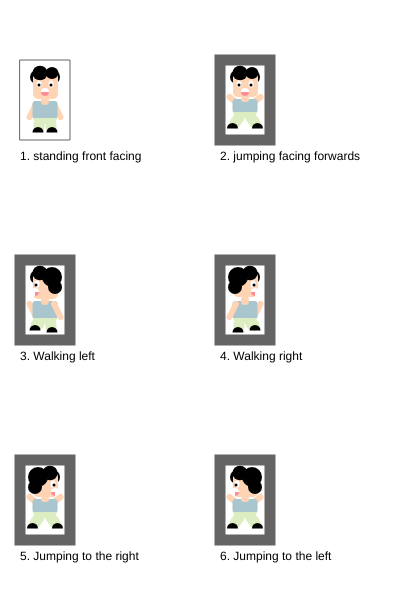
Frame 1 (no input)
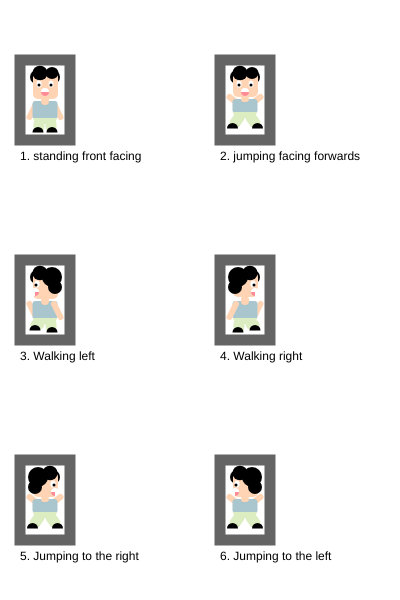
Frame 60 (no input)
Frame 120 (the mouse pressed at the canvas centre since frame 60): identical to frame 60, image omitted

The p5.js sketch that drew these frames (run headless with seeded random() and noise() and a simulated clock; from frame 60 on, the mouse is pressed at the canvas centre):

// p5.js sketch
// ── sketch.js
/*

The Game Project

2 - Game character

Use p5 drawing functions such as rect, ellipse, line, triangle and
point to draw the different states of your game character.

Write the code so that your character appears inside the box for each
state.

IMPORTANT: For each box the variables gameChar_x & gameChar_y are set to the bottom
center of the box. You must combine these variables with arithmetic to
determine the position of each shape that you draw. This will later allow
you to adjust the position of your game character.

Each state is worth two marks:

//standing front facing = 2
//jumping facing forwards = 2
//walking left = 2
//walking right = 2
//jumping left and jumping right = 2

0 marks = not a reasonable attempt
1 mark = attempted but it lacks detail and you didn't use gameChar_x and gameChar_y correctly
2 marks = you've used a selction of shape functions and made consistent use of gameChar_x and gameChar_y

WARNING: Do not get too carried away. If you're character takes more than 5 lines
of code to draw then you've probably over done it.

** Only submit your sketch.js **

*/

var gameChar_x = 0;
var gameChar_y = 0;

function setup()
{
	createCanvas(400, 600);
}

function draw()
{
	background(255);

	//Standing, facing frontwards

	stroke(100);
	noFill();
	rect(20, 60, 50, 80);
	noStroke();
	fill(0);
	text("1. standing front facing", 20, 160);

	gameChar_x = 45;
	gameChar_y = 137;
	//Add your code here ...
    //hair1
    fill(0);
    ellipse(gameChar_x-8,
            gameChar_y-60,
            14,14);
    
    //hair2
    fill(0);
    ellipse(gameChar_x+8,
            gameChar_y-60,
            14,14);
    
    //face
    fill(255,212,180);
    rect(gameChar_x-12,
         gameChar_y-65,
         25,27,
         5);
    
    //hair3
    fill(0);
    ellipse(gameChar_x-5,
            gameChar_y-64,        
            15,14.5);
    
    //hair4
    fill(0);
    ellipse(gameChar_x+7,
            gameChar_y-64,
            13,12);
    
    //eye left
    fill(255);
    ellipse(gameChar_x-6,
            gameChar_y-53,
            5,7);
    
    //eye ball left
    fill(0);
    ellipse(gameChar_x-6,
            gameChar_y-52,
            3,3);

    //left right
    fill(255);
    ellipse(gameChar_x+6,
            gameChar_y-53,
            5,7);
    
    //eye ball right
    fill(0);
    ellipse(gameChar_x+6,
            gameChar_y-52,
            3,3);
    
    //mouth
    fill(255);
    ellipse(gameChar_x,
            gameChar_y-45,
            8,8);
    
    //tougn
    fill(255,139,148);
    arc(gameChar_x,
        gameChar_y-45,
        8,8,
        TWO_PI,PI);   
    
    //left hand
    stroke(255,212,180);
    strokeWeight(6);
    line(gameChar_x-9,
         gameChar_y-33,
         gameChar_x-15.5,
         gameChar_y-20);
    noStroke();
    
    //right hand
    stroke(255,212,180);
    strokeWeight(6);
    line(gameChar_x+9,
         gameChar_y-33,
         gameChar_x+15.5,
         gameChar_y-20);
    noStroke();
    
    //body
    fill(169,198,206);
    rect(gameChar_x-12.5
         ,gameChar_y-36,
         25,18, 
         3);
    
    //neck
    fill(255,212,180);
    rect(gameChar_x-4,
         gameChar_y-41,
         8,9,
         180);
    
    //pants
    fill(220,237,193);
    arc(gameChar_x,
        gameChar_y-19,
        24,12,
        TWO_PI,PI)
    
    //leg left
    stroke(220,237,193);
    strokeWeight(11);
    line(gameChar_x-6,
         gameChar_y-13,
         gameChar_x-6,
         gameChar_y-10);
    noStroke();
    
    //leg right
    stroke(220,237,193);
    strokeWeight(11);
    line(gameChar_x+6,
         gameChar_y-13,
         gameChar_x+6,
         gameChar_y-10);
    noStroke();
    
    //shoe left
    fill(0);
    arc(gameChar_x-7,
        gameChar_y-4.5,
        11,11,
        PI,TWO_PI);
        noStroke();
    
    //shoe right
    fill(0);
    arc(gameChar_x+7,
        gameChar_y-4.5,
        11,11,
        PI,TWO_PI);
        noStroke();
    
//___________________________________________________________
	//Jumping facing forwards
	stroke(100);
	noFill();
	rect(220, 60, 50, 80);
	noStroke();
	fill(0);
	text("2. jumping facing forwards", 220, 160);

	gameChar_x = 245;
	gameChar_y = 137;
	//Add your code here ...
    //hair1
    fill(0);
    ellipse(gameChar_x-8,
            gameChar_y-60,
            14,14);
    
    //hair2
    fill(0);
    ellipse(gameChar_x+8,
            gameChar_y-60,
            14,14);
    
    //face
    fill(255,212,180);
    rect(gameChar_x-12,
         gameChar_y-65,
         25,25,
         5);
    
    //hair3
    fill(0);
    ellipse(gameChar_x-5,
            gameChar_y-64,        
            15,14.5);
    
    //hair4
    fill(0);
    ellipse(gameChar_x+7,
            gameChar_y-64,
            13,12);
    
    //eye left
    fill(255);
    ellipse(gameChar_x-6,
            gameChar_y-53,
            5,7);
    
    //eye ball left
    fill(0);
    ellipse(gameChar_x-6,
            gameChar_y-52,
            3,3);

    //left right
    fill(255);
    ellipse(gameChar_x+6,
            gameChar_y-53,
            5,7);
    
    //eye ball right
    fill(0);
    ellipse(gameChar_x+6,
            gameChar_y-52,
            3,3);
    
    //mouth
    fill(255);
    ellipse(gameChar_x,
            gameChar_y-45,
            8,8);
    
    //tougn
    fill(255,139,148);
    arc(gameChar_x,
        gameChar_y-45,
        8,8,
        TWO_PI,PI);   
    
    //left hand
    stroke(255,212,180);
    strokeWeight(6);
    line(gameChar_x-9,
         gameChar_y-35,
         gameChar_x-15.5,
         gameChar_y-40);
    noStroke();
    
    //right hand
    stroke(255,212,180);
    strokeWeight(6);
    line(gameChar_x+9,
         gameChar_y-35,
         gameChar_x+15.5,
         gameChar_y-40);
    
    noStroke();
    
    //body
    fill(169,198,206);
    rect(gameChar_x-12.5
         ,gameChar_y-38,
         25,14, 
         3);
    
    //neck
    fill(255,212,180);
    rect(gameChar_x-4,
         gameChar_y-41.1,
         8,6,
         180);
    
    //pants
    fill(220,237,193);
    arc(gameChar_x,
        gameChar_y-25,
        24,12,
        TWO_PI,PI)
    
    //leg left
    stroke(220,237,193);
    strokeWeight(11);
    line(gameChar_x-6,
         gameChar_y-19.5,
         gameChar_x-10,
         gameChar_y-14);
    noStroke();

    //leg right
    stroke(220,237,193);
    strokeWeight(11);
    line(gameChar_x+6,
         gameChar_y-19.5,
         gameChar_x+10,
         gameChar_y-14);
    noStroke();
    
    //shoe left
    fill(0);
    arc(gameChar_x-12.5,
        gameChar_y-8.5,
        11,11,
        PI,TWO_PI);
        noStroke();
    
    //shoe right
    fill(0);
    arc(gameChar_x+12.5,
        gameChar_y-8.5,
        11,11,
        PI,TWO_PI);
        noStroke();

//___________________________________________________________
	//Walking, turned left
	stroke(100);
	noFill();
	rect(20, 260, 50, 80);
	noStroke();
	fill(0);
	text("3. Walking left", 20, 360);

	gameChar_x = 45;
	gameChar_y = 337;
	//Add your code here ...
    //hair1
    fill(0);
    ellipse(gameChar_x-8,
            gameChar_y-60,
            14,14);
    
    //face
    fill(255,212,180);
    rect(gameChar_x-12,
         gameChar_y-65,
         25,27,
         5);
    
    //hair2
    fill(0);
    ellipse(gameChar_x+10,
            gameChar_y-50,
            14,14);
    
    //hair3
    fill(0);
    ellipse(gameChar_x-5,
            gameChar_y-64,        
            15,14.5);
    
    //hair4
    fill(0);
    ellipse(gameChar_x+7,
            gameChar_y-60,
            20,20);
    
    //eye left
    fill(255);
    ellipse(gameChar_x-8,
            gameChar_y-53,
            5,7);
    
    //eye ball left
    fill(0);
    ellipse(gameChar_x-9,
            gameChar_y-52,
            3,3);
    
    //mouth
    fill(255);
    ellipse(gameChar_x-10,
            gameChar_y-45,
            8,8);
    
    //tougn
    fill(255,139,148);
    arc(gameChar_x-10,
        gameChar_y-45,
        8,8,
        0, HALF_PI);   
    
    //left hand
    stroke(255,212,180);
    strokeWeight(6);
    line(gameChar_x-15.5,
         gameChar_y-33,
         gameChar_x-9,
         gameChar_y-20);
    noStroke();
    
    //body
    fill(169,198,206);
    rect(gameChar_x-12.5
         ,gameChar_y-36,
         25,18, 
         3);
    
    //right hand
    stroke(255,212,180);
    strokeWeight(6);
    line(gameChar_x+9,
         gameChar_y-33,
         gameChar_x+15.5,
         gameChar_y-20);
    noStroke();
    
    //neck
    fill(255,212,180);
    rect(gameChar_x-4,
         gameChar_y-41,
         8,9,
         180);
    
    //pants
    fill(220,237,193);
    arc(gameChar_x,
        gameChar_y-19,
        24,12,
        TWO_PI,PI)
    
    //leg left
    stroke(220,237,193);
    strokeWeight(11);
    line(gameChar_x-6,
         gameChar_y-13,
         gameChar_x-9,
         gameChar_y-12);
    noStroke();
    
    //leg right
    stroke(220,237,193);
    strokeWeight(11);
    line(gameChar_x+6,
         gameChar_y-13,
         gameChar_x+6,
         gameChar_y-10);
    noStroke();
    
    //shoe left
    fill(0);
    arc(gameChar_x-10,
        gameChar_y-6.5,    
        11,11,
        PI,TWO_PI);
        noStroke();
    
    //shoe right
    fill(0);
    arc(gameChar_x+7,
        gameChar_y-4.5,
        11,11,
        PI,TWO_PI);
        noStroke();
    
//___________________________________________________________
	//Walking, turned right
	stroke(100);
	noFill();
	rect(220, 260, 50, 80);
	noStroke();
	fill(0);
	text("4. Walking right", 220, 360);

	gameChar_x = 245;
	gameChar_y = 337;
	//Add your code here ...
    //hair1
    fill(0);
    ellipse(gameChar_x+8,
            gameChar_y-60,
            14,14);
    
    //face
    fill(255,212,180);
    rect(gameChar_x-12,
         gameChar_y-65,
         25,25,
         5);

    //hair2
    fill(0);
    ellipse(gameChar_x-10,
            gameChar_y-50,
            14,14);
    
    //hair3
    fill(0);
    ellipse(gameChar_x+5,
            gameChar_y-64,   
            15,14.5);
    
    //hair4
    fill(0);
    ellipse(gameChar_x-7,
            gameChar_y-60,
            20,20);
    
    //eye left
    fill(255);
    ellipse(gameChar_x+8,
            gameChar_y-53,
            5,7);
    
    //eye ball left
    fill(0);
    ellipse(gameChar_x+9,
            gameChar_y-52,
            3,3);
    
    //mouth
    fill(255);
    ellipse(gameChar_x+10,
            gameChar_y-45,
            8,8);
    
    //tougn
    fill(255,139,148);
    arc(gameChar_x+10,
        gameChar_y-45,
        8,8,
        HALF_PI, PI); 
    
    //right hand
    stroke(255,212,180);
    strokeWeight(6);
    line(gameChar_x+15.5,
         gameChar_y-33,
         gameChar_x+9,
         gameChar_y-20);
    noStroke();
    
//        //right hand
//    stroke(255,212,180);
//    strokeWeight(6);
//    line(gameChar_x+9,
//         gameChar_y-33,
//         gameChar_x+15.5,
//         gameChar_y-20);
//    noStroke();
    
    //body
    fill(169,198,206);
    rect(gameChar_x-12.5
         ,gameChar_y-36,
         25,18, 
         3);
    
    //left hand
    stroke(255,212,180);
    strokeWeight(6);
    line(gameChar_x-9,
         gameChar_y-33,
         gameChar_x-15.5,
         gameChar_y-20);
    noStroke();
    
//        //left hand
//    stroke(255,212,180);
//    strokeWeight(6);
//    line(gameChar_x-15.5,
//         gameChar_y-33,
//         gameChar_x-9,
//         gameChar_y-20);
//    noStroke();
    
    
    //neck
    fill(255,212,180);
    rect(gameChar_x-4,
         gameChar_y-41,
         8,9,
         180);
    
    //pants
    fill(220,237,193);
    arc(gameChar_x,
        gameChar_y-19,
        24,12,
        TWO_PI,PI)
    
    //leg left
    stroke(220,237,193);
    strokeWeight(11);
    line(gameChar_x-6,
         gameChar_y-13,
         gameChar_x-6,
         gameChar_y-10);
    noStroke();
    
//        stroke(220,237,193);
//    strokeWeight(11);
//    line(gameChar_x-6,
//         gameChar_y-13,
//         gameChar_x-9,
//         gameChar_y-12);
//    noStroke();
    
    //leg right
    stroke(220,237,193);
    strokeWeight(11);
    line(gameChar_x+6,
         gameChar_y-13,
         gameChar_x+9,
         gameChar_y-12);
    noStroke();
    
    //shoe left
    fill(0);
    arc(gameChar_x-7,
        gameChar_y-4.5,    
        11,11,
        PI,TWO_PI);
        noStroke();
    
//    fill(0);
//    arc(gameChar_x-10,
//        gameChar_y-6.5,    
//        11,11,
//        PI,TWO_PI);
//        noStroke();
    
    //shoe right
    fill(0);
    arc(gameChar_x+10,
        gameChar_y-6.5,
        11,11,
        PI,TWO_PI);
        noStroke();

//___________________________________________________________
	//Jumping right
	stroke(100);
	noFill();
	rect(20, 460, 50, 80);
	noStroke();
	fill(0);
	text("5. Jumping to the right", 20, 560);

	gameChar_x = 45;
	gameChar_y = 537;
	//Add your code here ...
    //hair1
    fill(0);
    ellipse(gameChar_x+8,
            gameChar_y-60,
            14,14);
    
    //face
    fill(255,212,180);
    rect(gameChar_x-12,
         gameChar_y-65,
         25,25,
         5);
    
    //hair2
    fill(0);
    ellipse(gameChar_x-10,
            gameChar_y-50,
            14,14);
    
    //hair3
    fill(0);
    ellipse(gameChar_x+5,
            gameChar_y-64,   
            15,14.5);
    
    //hair4
    fill(0);
    ellipse(gameChar_x-7,
            gameChar_y-60,
            20,20);
    
    //eye left
    fill(255);
    ellipse(gameChar_x+8,
            gameChar_y-53,
            5,7);
    
    //eye ball left
    fill(0);
    ellipse(gameChar_x+9,
            gameChar_y-52,
            3,3);
    
    //mouth
    fill(255);
    ellipse(gameChar_x+10,
            gameChar_y-45,
            8,8);
    
    //tougn
    fill(255,139,148);
    arc(gameChar_x+10,
        gameChar_y-45,
        8,8,
        HALF_PI, PI); 
    
    //left hand
    stroke(255,212,180);
    strokeWeight(6);
    line(gameChar_x-9,
         gameChar_y-35,
         gameChar_x-15.5,
         gameChar_y-40);
    noStroke();
    
    //right hand
    stroke(255,212,180);
    strokeWeight(6);
    line(gameChar_x+9,
         gameChar_y-35,
         gameChar_x+15.5,
         gameChar_y-40);
    noStroke();
    
    //body
    fill(169,198,206);
    rect(gameChar_x-12.5
         ,gameChar_y-38,
         25,14, 
         3);
    
    //neck
    fill(255,212,180);
    rect(gameChar_x-4,
         gameChar_y-41.1,
         8,6,
         180);
    
    //pants
    fill(220,237,193);
    arc(gameChar_x,
        gameChar_y-25,
        24,12,
        TWO_PI,PI)
    
    //leg left
    stroke(220,237,193);
    strokeWeight(11);
    line(gameChar_x-6,
         gameChar_y-19.5,
         gameChar_x-10,
         gameChar_y-14);
    noStroke();

    //leg right
    stroke(220,237,193);
    strokeWeight(11);
    line(gameChar_x+6,
         gameChar_y-19.5,
         gameChar_x+10,
         gameChar_y-14);
    noStroke();
    
    //shoe left
    fill(0);
    arc(gameChar_x-12.5,
        gameChar_y-8.5,
        11,11,
        PI,TWO_PI);
        noStroke();
    
    //shoe right
    fill(0);
    arc(gameChar_x+12.5,
        gameChar_y-8.5,
        11,11,
        PI,TWO_PI);
        noStroke();
    
//___________________________________________________________
	//Jumping to the left
	stroke(100);
	noFill();
	rect(220, 460, 50, 80);
	noStroke();
	fill(0);
	text("6. Jumping to the left", 220, 560);

	gameChar_x = 245;
	gameChar_y = 537;
	//Add your code here ...
    //hair1
    fill(0);
    ellipse(gameChar_x-8,
            gameChar_y-60,
            14,14);
    
    //face
    fill(255,212,180);
    rect(gameChar_x-12,
         gameChar_y-65,
         25,25,
         5);
    
    //hair2
    fill(0);
    ellipse(gameChar_x+10,
            gameChar_y-50,
            14,14);
    
    //hair3
    fill(0);
    ellipse(gameChar_x-5,
            gameChar_y-64,        
            15,14.5);
    
    //hair4
    fill(0);
    ellipse(gameChar_x+7,
            gameChar_y-60,
            20,20);
    
    //eye left
    fill(255);
    ellipse(gameChar_x-8,
            gameChar_y-53,
            5,7);
    
    //eye ball left
    fill(0);
    ellipse(gameChar_x-9,
            gameChar_y-52,
            3,3);
    
    //mouth
    fill(255);
    ellipse(gameChar_x-10,
            gameChar_y-45,
            8,8);
    
    //tougn
    fill(255,139,148);
    arc(gameChar_x-10,
        gameChar_y-45,
        8,8,
        0, HALF_PI);   
    
    //left hand
    stroke(255,212,180);
    strokeWeight(6);
    line(gameChar_x-9,
         gameChar_y-35,
         gameChar_x-15.5,
         gameChar_y-40);
    noStroke();
    
    //right hand
    stroke(255,212,180);
    strokeWeight(6);
    line(gameChar_x+9,
         gameChar_y-35,
         gameChar_x+15.5,
         gameChar_y-40);
    
    noStroke();
    
    //body
    fill(169,198,206);
    rect(gameChar_x-12.5
         ,gameChar_y-38,
         25,14, 
         3);
    
    //neck
    fill(255,212,180);
    rect(gameChar_x-4,
         gameChar_y-41.1,
         8,6,
         180);
    
    //pants
    fill(220,237,193);
    arc(gameChar_x,
        gameChar_y-25,
        24,12,
        TWO_PI,PI)
    
    //leg left
    stroke(220,237,193);
    strokeWeight(11);
    line(gameChar_x-6,
         gameChar_y-19.5,
         gameChar_x-10,
         gameChar_y-14);
    noStroke();

    //leg right
    stroke(220,237,193);
    strokeWeight(11);
    line(gameChar_x+6,
         gameChar_y-19.5,
         gameChar_x+10,
         gameChar_y-14);
    noStroke();
    
    //shoe left
    fill(0);
    arc(gameChar_x-12.5,
        gameChar_y-8.5,
        11,11,
        PI,TWO_PI);
        noStroke();
    
    //shoe right
    fill(0);
    arc(gameChar_x+12.5,
        gameChar_y-8.5,
        11,11,
        PI,TWO_PI);
        noStroke();
    
//___________________________________________________________

}
